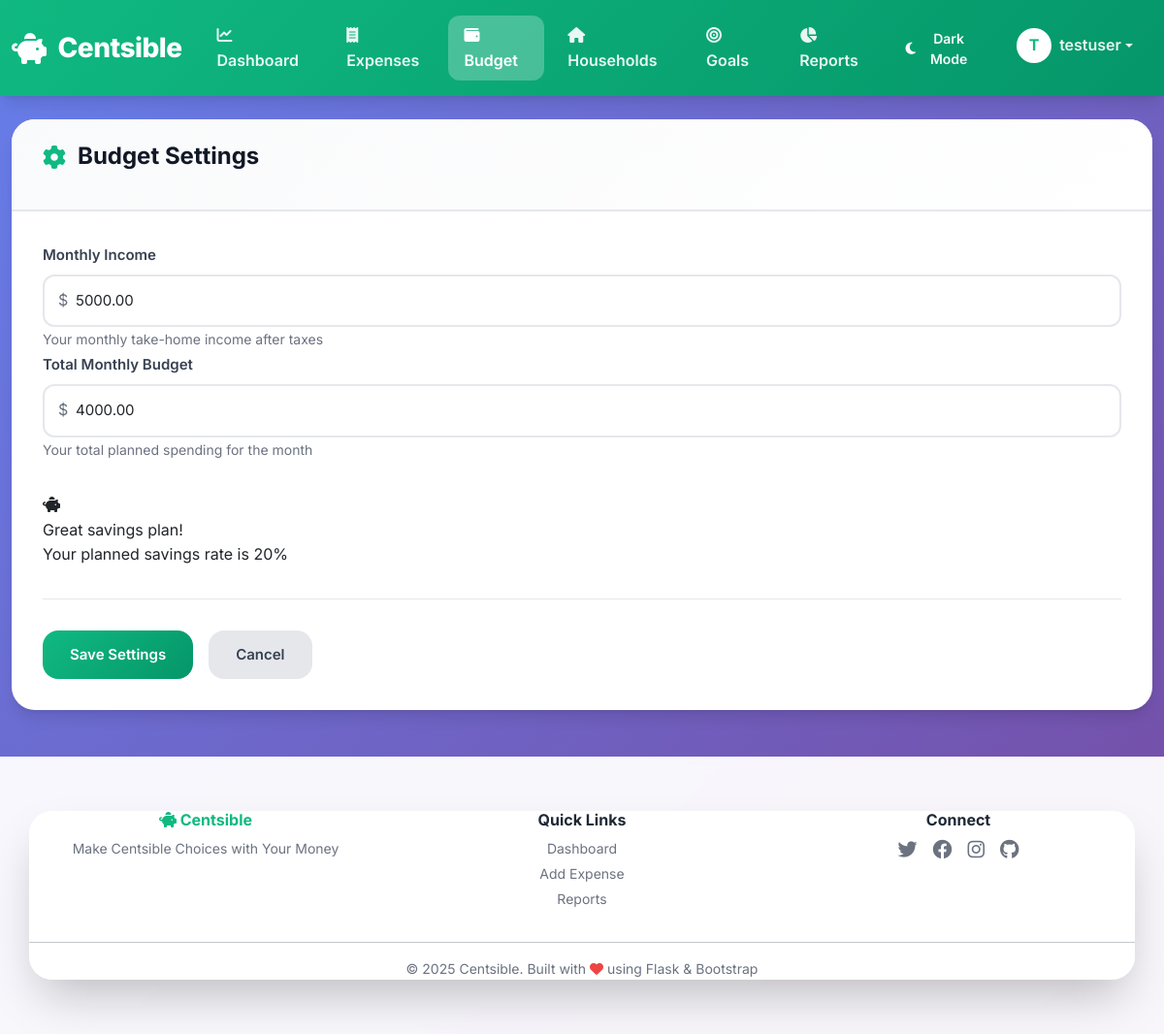
Screenshot of /budgets/settings (signed in) with the database file from the repository.
### app/models.py (models this page shows, shortened)
class User(UserMixin, db.Model):
    __tablename__ = 'users'
    id = db.Column(db.Integer, primary_key=True)
    username = db.Column(db.String(64), unique=True, index=True, nullable=False)
    email = db.Column(db.String(120), unique=True, index=True, nullable=False)
    password_hash = db.Column(db.String(128), nullable=False)
    created_at = db.Column(db.DateTime, default=datetime.utcnow)
    theme_preference = db.Column(db.String(10), default='light')
    currency_symbol = db.Column(db.String(5), default='₦')
    monthly_income = db.Column(db.Numeric(10, 2), default=0)
    total_budget = db.Column(db.Numeric(10, 2), default=0)
    categories = db.relationship('Category', backref='user', lazy='dynamic')
    expenses = db.relationship('Expense', backref='user', lazy='dynamic')
    budgets = db.relationship('Budget', backref='user', lazy='dynamic')
    alerts = db.relationship('BudgetAlert', backref='user', lazy='dynamic')

### app/routes/budgets.py (the view, shortened to what this page needs)
@bp.route('/settings', methods=['GET', 'POST'])
@login_required
def budget_settings():
    form = UserBudgetForm(obj=current_user)
    return render_template('budgets/settings.html', form=form)

### app/forms/budget.py
class UserBudgetForm(FlaskForm):
    monthly_income = DecimalField('Monthly Income', validators=[
        Optional(),
        NumberRange(min=Decimal('0'), message='Income cannot be negative')
    ])
    total_budget = DecimalField('Total Monthly Budget', validators=[
        Optional(),
        NumberRange(min=Decimal('0'), message='Budget cannot be negative')
    ])
    submit = SubmitField('Save Settings')

### app/models.py (called while the page is built)
@login_manager.user_loader
def load_user(user_id):
    return User.query.get(int(user_id))

### app/templates/budgets/settings.html (shortened to what this page needs)
{% extends "base.html" %} {% block content %}
<div class="card">
  <div class="card-header">
    <h2 class="card-title"><i class="fas fa-cog"></i> Budget Settings</h2>
  </div>
  <div class="form-container">
    <form method="POST" class="budget-form">
      <div class="form-group">
        {{ form.monthly_income.label(class="form-label") }}
        <div class="amount-input">
          <span class="currency-symbol"
            >{{ current_user.currency_symbol }}</span
          >
          {{ form.monthly_income(class="form-control" + (" is-invalid" if
          form.monthly_income.errors else "")) }}
        </div>
        <small class="form-text text-muted">
          Your monthly take-home income after taxes
        </small>
      </div>
      <div class="form-group">
        {{ form.total_budget.label(class="form-label") }}
        <div class="amount-input">
          <span class="currency-symbol"
            >{{ current_user.currency_symbol }}</span
          >
          {{ form.total_budget(class="form-control" + (" is-invalid" if
          form.total_budget.errors else "")) }}
        </div>
        <small class="form-text text-muted">
          Your total planned spending for the month
        </small>
      </div>
      <div class="budget-info">
        {% if current_user.monthly_income and current_user.total_budget %} {%
        set savings_rate = ((current_user.monthly_income -
        current_user.total_budget) / current_user.monthly_income *
        100)|round|int %}
        <div
          class="insight {{ 'success' if savings_rate >= 20 else 'warning' }}"
        >
          <div class="insight-icon">
            <i
              class="fas {{ 'fa-piggy-bank' if savings_rate >= 20 else 'fa-exclamation-triangle' }}"
            ></i>
          </div>
          <div class="insight-content">
            <div class="insight-title">
              {% if savings_rate >= 20 %} Great savings plan! {% else %}
              Consider increasing savings {% endif %}
            </div>
            <div class="insight-text">
              Your planned savings rate is {{ savings_rate }}%
            </div>
          </div>
        </div>
        {% endif %}
      </div>
      <div class="form-actions">
        {{ form.submit(class="btn btn-primary") }}
        <a href="{{ url_for('budgets.index') }}" class="btn btn-secondary">
          Cancel
        </a>
      </div>
    </form>
  </div>
</div>
{% endblock %}

### app/templates/base.html (shortened to what this page needs)
<!DOCTYPE html>
<html lang="en">
<head>
    <link href="https://cdn.jsdelivr.net/npm/bootstrap@5.3.0/dist/css/bootstrap.min.css" rel="stylesheet">
    <link rel="stylesheet" href="https://cdnjs.cloudflare.com/ajax/libs/font-awesome/6.4.0/css/all.min.css">
    <link rel="stylesheet" href="{{ url_for('static', filename='css/fontawesome.min.css') }}" id="fontawesome-fallback">
    <link rel="stylesheet" href="{{ url_for('static', filename='css/main.css') }}">
    <link rel="stylesheet" href="{{ url_for('static', filename='css/dark-mode.css') }}">
</head>
<body>
    <nav class="navbar navbar-expand-lg navbar-dark sticky-top">
        <div class="container-fluid">
            <a class="navbar-brand" href="{{ url_for('main.index') if current_user.is_authenticated else url_for('auth.login') }}">
                <i class="fas fa-piggy-bank"></i>
                <span>Centsible</span>
            </a>
            {% if current_user.is_authenticated %}
            <div class="collapse navbar-collapse" id="navbarNav">
                <ul class="navbar-nav me-auto">
                    <li class="nav-item">
                        <a class="nav-link {% if request.endpoint == 'main.index' %}active{% endif %}"
                           href="{{ url_for('main.index') }}">
                            <i class="fas fa-chart-line"></i> Dashboard
                        </a>
                    </li>
                    <li class="nav-item">
                        <a class="nav-link {% if request.endpoint and 'expenses' in request.endpoint %}active{% endif %}"
                           href="{{ url_for('expenses.index') }}">
                            <i class="fas fa-receipt"></i> Expenses
                        </a>
                    </li>
                    <li class="nav-item">
                        <a class="nav-link {% if request.endpoint and 'budgets' in request.endpoint %}active{% endif %}"
                           href="{{ url_for('budgets.index') }}">
                            <i class="fas fa-wallet"></i> Budget
                        </a>
                    </li>
                    <li class="nav-item">
                        <a class="nav-link" href="#" onclick="alert('Households feature coming soon!')">
                            <i class="fas fa-home"></i> Households
                        </a>
                    </li>
                    <li class="nav-item">
                        <a class="nav-link" href="#" onclick="alert('Goals feature coming soon!')">
                            <i class="fas fa-bullseye"></i> Goals
                        </a>
                    </li>
                    <li class="nav-item">
                        <a class="nav-link {% if request.endpoint and 'reports' in request.endpoint %}active{% endif %}"
                           href="{{ url_for('reports.index') }}">
                            <i class="fas fa-chart-pie"></i> Reports
                        </a>
                    </li>
                </ul>
                <ul class="navbar-nav">
                    <li class="nav-item">
                        <button id="theme-toggle" class="btn btn-sm btn-outline-light me-2" style="border-radius: 50px;">
                        </button>
                    </li>
                    <li class="nav-item dropdown">
                        <a class="nav-link dropdown-toggle d-flex align-items-center" href="#" id="navbarDropdown"
                           role="button" data-bs-toggle="dropdown" aria-expanded="false">
                            <div class="avatar me-2" style="width: 36px; height: 36px; background: white; color: #10b981; border-radius: 50%; display: flex; align-items: center; justify-content: center; font-weight: 700;">
                                {{ current_user.username[0].upper() }}
                            </div>
                            <span>{{ current_user.username }}</span>
                        </a>
                    </li>
                </ul>
            </div>
            {% endif %}
        </div>
    </nav>
    <main class="container-fluid mt-4 mb-5">
        {% block content %}{% endblock %}
    </main>
    <footer class="text-center py-4" style="background: rgba(255, 255, 255, 0.95); backdrop-filter: blur(10px); margin-top: 3rem;">
        <div class="container">
            <div class="row">
                <div class="col-md-4 mb-3">
                    <h6 class="fw-bold text-success">
                        <i class="fas fa-piggy-bank"></i> Centsible
                    </h6>
                    <p class="text-muted small">Make Centsible Choices with Your Money</p>
                </div>
                <div class="col-md-4 mb-3">
                    <h6 class="fw-bold">Quick Links</h6>
                    {% if current_user.is_authenticated %}
                    <div class="d-flex flex-column gap-1">
                        <a href="{{ url_for('main.index') }}" class="text-decoration-none text-muted small">Dashboard</a>
                        <a href="{{ url_for('expenses.add_expense') }}" class="text-decoration-none text-muted small">Add Expense</a>
                        <a href="{{ url_for('reports.index') }}" class="text-decoration-none text-muted small">Reports</a>
                    </div>
                    {% endif %}
                </div>
                <div class="col-md-4 mb-3">
                    <h6 class="fw-bold">Connect</h6>
                    <div class="d-flex justify-content-center gap-3">
                        <a href="#" class="text-muted"><i class="fab fa-twitter fa-lg"></i></a>
                        <a href="#" class="text-muted"><i class="fab fa-facebook fa-lg"></i></a>
                        <a href="#" class="text-muted"><i class="fab fa-instagram fa-lg"></i></a>
                        <a href="#" class="text-muted"><i class="fab fa-github fa-lg"></i></a>
                    </div>
                </div>
            </div>
            <hr class="my-3">
            <p class="text-muted small mb-0">
                &copy; 2025 Centsible. Built with <i class="fas fa-heart text-danger"></i> using Flask & Bootstrap
            </p>
        </div>
    </footer>
</body>
</html>

### app/templates/budgets/settings.html (style rules this page uses)
.form-container { padding: 2rem; }
.amount-input { position: relative; }
.currency-symbol { position: absolute; left: 1rem; top: 50%; transform: translateY(-50%); color: var(--gray-500); }
.amount-input .form-control { padding-left: 2rem; }
.form-actions { margin-top: 2rem; padding-top: 2rem; border-top: 1px solid var(--gray-200); display: flex; gap: 1rem; }
.budget-info { margin: 2rem 0; }

### rows the page displays
User: username "T", username "testuser", currency_symbol "$", monthly_income "5000.00", total_budget "4000.00"

### other values shown
{{ savings_rate }} "20"
